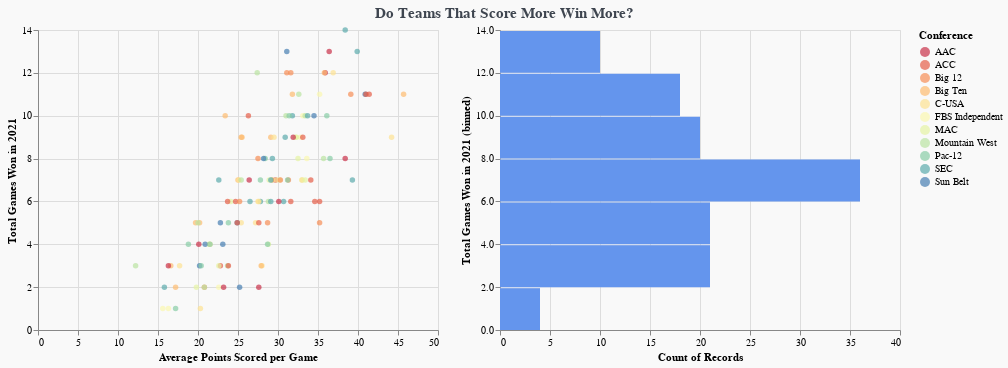

The notebook cell saved with this chart:
### Code cell
selection = alt.selection(type="interval", encodings=["x", "y"])

scatterplot = alt.Chart(schools).mark_circle().encode(
    x = 'Average Points Scored per Game',
    y = 'Total Games Won in 2021',
    color = alt.condition(selection, alt.Color('Conference:N',scale=alt.Scale(scheme='spectral')), alt.value('lightgray')),
).properties(
    width = 400,
    height = 300
).add_selection(selection)

base = alt.Chart().mark_bar(color="cornflowerblue").encode(
    y = alt.Y("Total Games Won in 2021", bin=True),
    x = "count()"
).properties (
    width=400,
    height = 300
)

background = base.encode(color=alt.value('lightgray')).add_selection(selection)

highlight = base.transform_filter(selection)

layers = alt.layer(background, highlight, data = schools)

combined = (scatterplot | layers).properties(background = '#f9f9f9',
                    title = alt.TitleParams(text = 'Do Teams That Score More Win More?',
                                            anchor = 'middle',
                                            fontSize = 15,
                                            color = '#3E454F'))

combined

### Figure 1 — Vega-Lite specification as saved in the notebook (floating-point values rounded to 4 significant figures; data arrays with more than 128 entries replaced by an {"elided": "..."} marker saying what was removed)
{"config": {"view": {"continuousWidth": 400, "continuousHeight": 300}}, "hconcat": [{"mark": "circle", "encoding": {"color": {"condition": {"field": "Conference", "scale": {"scheme": "spectral"}, "type": "nominal", "selection": "selector379"}, "value": "lightgray"}, "x": {"field": "Average Points Scored per Game", "type": "quantitative"}, "y": {"field": "Total Games Won in 2021", "type": "quantitative"}}, "height": 300, "selection": {"selector379": {"type": "interval", "encodings": ["x", "y"]}}, "width": 400}, {"layer": [{"mark": {"type": "bar", "color": "cornflowerblue"}, "encoding": {"color": {"value": "lightgray"}, "x": {"aggregate": "count", "type": "quantitative"}, "y": {"bin": true, "field": "Total Games Won in 2021", "type": "quantitative"}}, "height": 300, "selection": {"selector379": {"type": "interval", "encodings": ["x", "y"]}}, "width": 400}, {"mark": {"type": "bar", "color": "cornflowerblue"}, "encoding": {"x": {"aggregate": "count", "type": "quantitative"}, "y": {"bin": true, "field": "Total Games Won in 2021", "type": "quantitative"}}, "height": 300, "transform": [{"filter": {"selection": "selector379"}}], "width": 400}]}], "background": "#f9f9f9", "data": {"name": "data-862e78e80b62e4ee6310c2b1d9997bf7"}, "title": {"text": "Do Teams That Score More Win More?", "anchor": "middle", "color": "#3E454F", "fontSize": 15}, "$schema": "https://vega.github.io/schema/vega-lite/v4.17.0.json", "datasets": {"data-862e78e80b62e4ee6310c2b1d9997bf7": {"elided": "130 records"}}}
